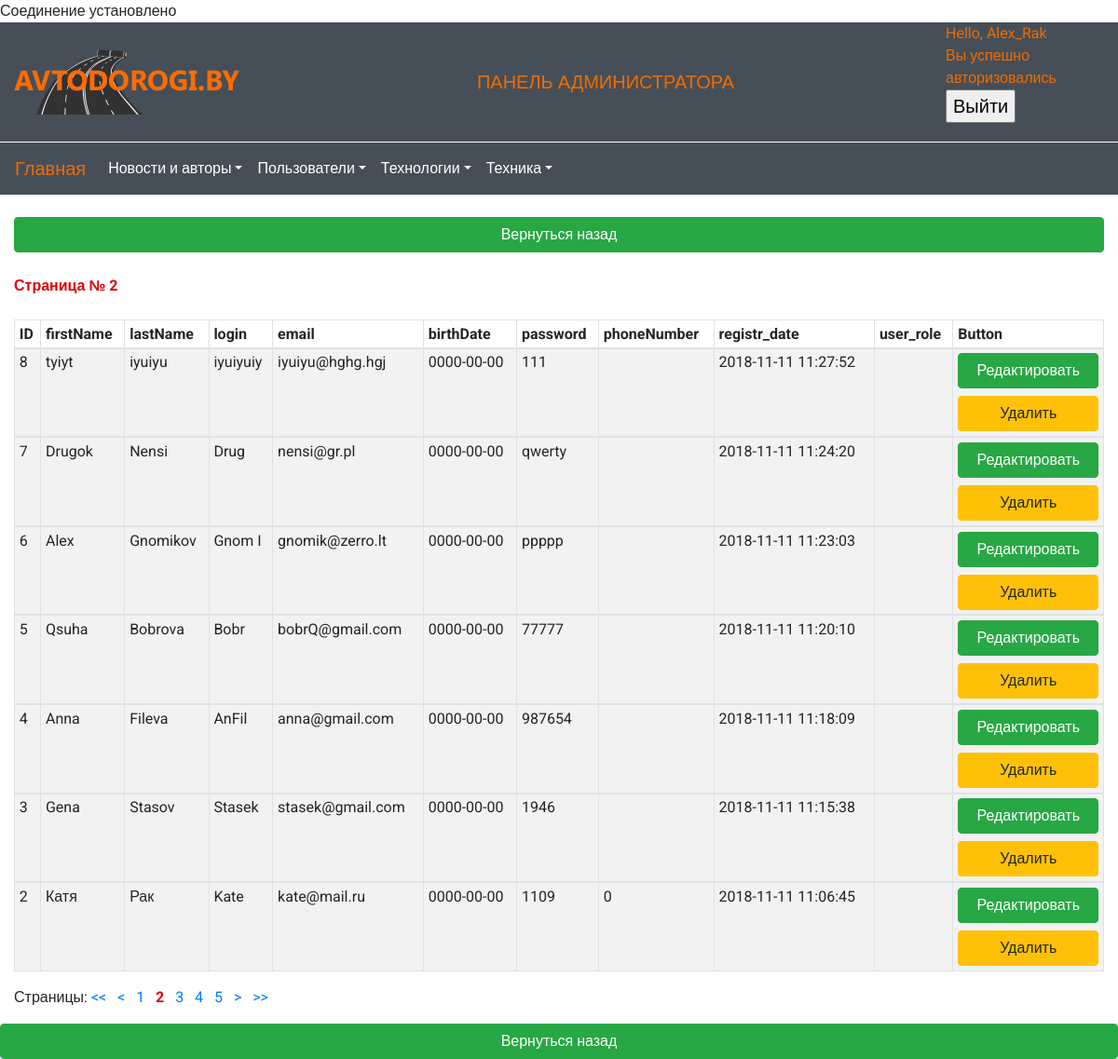
/admin/update_users.php?page=2 (signed in), run on the app's committed database.
### tables this page shows
CREATE TABLE `users` (
  `id` int(10) UNSIGNED NOT NULL,
  `firstName` varchar(255) NOT NULL COMMENT 'имя',
  `lastName` varchar(255) NOT NULL COMMENT 'фамилия',
  `login` varchar(255) NOT NULL,
  `email` varchar(255) NOT NULL,
  `birthDate` date NOT NULL,
  `password` varchar(255) NOT NULL,
  `phoneNumber` varchar(32) NOT NULL,
  `registr_date` timestamp NOT NULL DEFAULT CURRENT_TIMESTAMP,
  `user_role` varchar(255) NOT NULL
);

### admin/update_users.php (the view, shortened to what this page needs)
<?php if (!empty($_SESSION['auth'])) {
    ?>
    <?php require_once "db.php"; ?>
    <?php include "header.php"; ?>
    <form action="" method="post" class="container-fluid form-horizontal" role="form">
        <br>
        <a class="btn btn-success btn-block" href="index.php">Вернуться назад</a>
        <br>
        <div class="row">
            <div class="col-sm-12">
                <table id="dtBasicExample" class="table table-striped table-bordered table-sm table-hover"
                       cellspacing="0"
                       width="100%">
                    <thead>
                    <tr>
                        <th class="th-sm">ID
                        </th>
                        <th class="th-sm">firstName
                        </th>
                        <th class="th-sm">lastName
                        </th>
                        <th class="th-sm">login
                        </th>
                        <th class="th-sm">email
                        </th>
                        <th class="th-sm">birthDate
                        </th>
                        <th class="th-sm">password
                        </th>
                        <th class="th-sm">phoneNumber
                        </th>
                        <th class="th-sm">registr_date
                        </th>
                        <th class="th-sm">user_role
                        </th>
                        <th class="th-sm">Button
                        </th>
                    </tr>
                    </thead>
                    <tbody>
                    <?php
                    if (isset($_GET['page'])) {
                    $page = $_GET['page'];
                    $quantity = 7;
                    $limit = 3;
                    $news_rows = mysqli_query($con, "SELECT * FROM news");
                    $num = mysqli_num_rows($news_rows);
                    $pages = $num / $quantity;
                    $pages = ceil($pages);
                    $pages++;
                    echo '<strong style="color: #df0000">Страница № ' . $page .
                        '</strong><br /><br />';
                    $list = --$page * $quantity;
                    $select_users = "SELECT *  FROM users WHERE id>0 ORDER BY id DESC LIMIT $quantity OFFSET $list";
                    $res_select = mysqli_query($con, $select_users);
                    $num_result = mysqli_num_rows($res_select);
                    for ($i = 0;
                    $i < $num_result;
                    $i++) {
                    $users = mysqli_fetch_assoc($res_select);
                    ?>
                    <tr>
                        <td><?= $users['id'] ?></td>
                        <td><?= $users['firstName'] ?></td>
                        <td><?= $users['lastName'] ?></td>
                        <td><?= $users['login'] ?></td>
                        <td><?= $users['email'] ?></td>
                        <td><?= $users['birthDate'] ?></td>
                        <td><?= $users['password'] ?></td>
                        <td><?= $users['phoneNumber'] ?></td>
                        <td><?= $users['registr_date'] ?></td>
                        <td><?= $users['user_role'] ?></td>
                        <td>
                            <input name="update" type="submit" formaction="updateUsers.php?id=<?= $users['id'] ?>"
                                   value="Редактировать"
                                   class="btn btn-success btn-block">
                                <input type="submit" formaction="deleteUsers.php?id=<?= $users['id'] ?>"
                                       value="Удалить"
                                       class="btn btn-warning btn-block">
                        </td>
                    </tr>
                    </tbody>
                    <?php
                    }
                    ?>
                </table>
                <?php
                echo 'Страницы: ';
                if ($page >= 1) {
                    echo '<a href="' . $_SERVER['SCRIPT_NAME'] . '?page=1"><<</a> &nbsp; ';
                    echo '<a href="' . $_SERVER['SCRIPT_NAME'] . '?page=' . $page .
                        '">< </a> &nbsp; ';
                }
                $this_page = $page + 1;
                $start = $this_page - $limit;
                $end = $this_page + $limit;
                for ($j = 1; $j < $pages; $j++) {
                    if ($j >= $start && $j <= $end) {
                        if ($j == ($page + 1)) echo '<a href="' . $_SERVER['SCRIPT_NAME'] .
                            '?page=' . $j . '"><strong style="color: #df0000">' . $j .
                            '</strong></a> &nbsp; ';
                        else echo '<a href="' . $_SERVER['SCRIPT_NAME'] . '?page=' .
                            $j . '">' . $j . '</a> &nbsp; ';
                    }
                }
                if ($j > $page && ($page + 2) < $j) {
                    echo '<a href="' . $_SERVER['SCRIPT_NAME'] . '?page=' . ($page + 2) .
                        '"> ></a> &nbsp; ';
                    echo '<a href="' . $_SERVER['SCRIPT_NAME'] . '?page=' . ($j - 1) .
                        '">>></a> &nbsp; ';
                }
                }
                ?>
            </div>
        </div>
    </form>
    <a class="btn btn-success btn-block" href="index.php">Вернуться назад</a>
    <?php include "footer.php"; ?>
    <?php
} else {
    header("Location:/index.php", TRUE);
} ?>

### admin/css/main_admin.css (style rules this page uses)
html { background-color: #d8d8d8; }
body { margin: 0 auto; background-color: white; font-family: 'Roboto', sans-serif; }

### data on the page
users: id "8", firstName "tyiyt", lastName "iyuiyu", login "iyuiyuiy", email "iyuiyu@hghg.hgj", birthDate "0000-00-00", password "111", registr_date "2018-11-11 11:27:52"
users: id "7", firstName "Drugok", lastName "Nensi", login "Drug", email "nensi@gr.pl", birthDate "0000-00-00", password "qwerty", registr_date "2018-11-11 11:24:20"
users: id "6", firstName "Alex", lastName "Gnomikov", login "Gnom I", email "gnomik@zerro.lt", birthDate "0000-00-00", password "ppppp", registr_date "2018-11-11 11:23:03"
users: id "5", firstName "Qsuha", lastName "Bobrova", login "Bobr", email "bobrQ@gmail.com", birthDate "0000-00-00", password "77777", registr_date "2018-11-11 11:20:10"
users: id "4", firstName "Anna", lastName "Fileva", login "AnFil", email "anna@gmail.com", birthDate "0000-00-00", password "987654", registr_date "2018-11-11 11:18:09"
users: id "3", firstName "Gena", lastName "Stasov", login "Stasek", email "stasek@gmail.com", birthDate "0000-00-00", password "1946", registr_date "2018-11-11 11:15:38"
users: id "2", firstName "Катя", lastName "Рак", login "Kate", email "kate@mail.ru", birthDate "0000-00-00", password "1109", phoneNumber "0", registr_date "2018-11-11 11:06:45"

### other printed values
$_SESSION['message']['login'] "Alex_Rak"
$_SESSION['message']['text'] "Вы успешно авторизовались"
$page "2"
